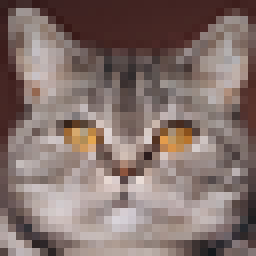
#> input picture cat32.png, 32 x 32 px (shown 8 times larger)
$ jupyter execute sparse_attention.ipynb
#> lines starting #> are read from the running program, lines starting #| are printed output that depends on the picture
[cell 1]
import matplotlib.pyplot as plt
import cv2
import matplotlib
import numpy as np
from PIL import Image

# matplotlib.rc("font",family='DejaVu Sans')

# Load the image
img = Image.open('cat32.png')
#> img is the input picture: PIL image 32x32 RGBA; mean R, G, B, A 131.7, 113.7, 109, 255

# Convert the image to numpy array
img_array = np.array(img)

# Create attention mask
attention_mask = np.zeros((32, 32))
attention_mask[:24, :] = 1
attention_mask[24, :20] = 1

# Define the attention masks
local_attention_mask = np.zeros((32, 32))
local_attention_mask[22:26, 18:22] = 1

row_attention_mask = np.zeros((32, 32))
row_attention_mask[24, :] = 1

column_attention_mask = np.zeros((32, 32))
column_attention_mask[:, 20] = 1

# Assuming img_array is a numpy array
# Convert the image to grayscale
img_gray = cv2.cvtColor(img_array, cv2.COLOR_BGR2GRAY)
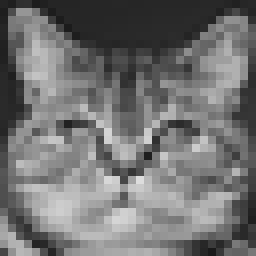
#> img_gray: shape (32, 32) (shown 8 times larger); min 26, max 221, mean 114.3

# Apply Canny edge detection
edges = cv2.Canny(img_gray, 460, 490)
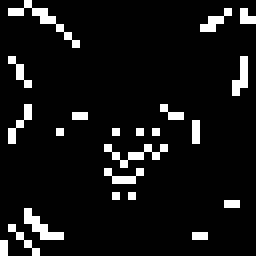
#> edges: shape (32, 32) (shown 8 times larger); 7.6% white in thin lines or dots
edges[edges>0] = 1
#> edges: shape (32, 32); values 0 (black) and 1 (white), 7.6% white in thin lines or dots
head_attention_mask = edges

# Define a function to overlay attention mask on the image
def overlay_attention_mask(img_array, attention, mask):
    # Create a 3D attention mask with the same size as the image
    attention_3d = np.zeros(img_array.shape)
    mask_3d = np.zeros(img_array.shape)
    for i in range(4):
        attention_3d[:, :, i] = attention
        if i < 3: mask_3d[:, :, i] = mask
        if i == 3: mask_3d[:, :, i] = 1
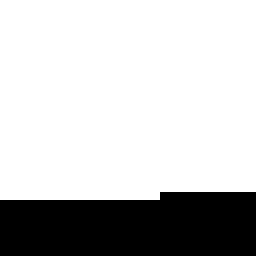
#> mask_3d: shape (32, 32, 4) float64 (shown 8 times larger); mean of channels 0, 1, 2, 3 0.77, 0.77, 0.77, 1; drawn as R, G, B

    # Overlay the attention mask on the image
    overlay = (img_array * (1 - attention_3d) + attention_3d * 255) * mask_3d
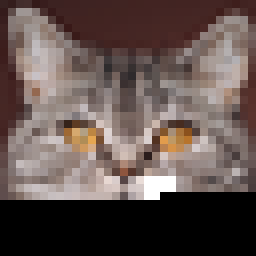
#> overlay: shape (32, 32, 4) float64 (shown 8 times larger); mean R, G, B, A 98.3, 83.5, 79.3, 255
    return overlay.astype(np.uint8)

# Overlay the attention masks on the image
local_overlay = overlay_attention_mask(img_array, local_attention_mask, attention_mask)
row_overlay = overlay_attention_mask(img_array, row_attention_mask, attention_mask)
#> in overlay_attention_mask (call 2), `overlay = (img_array * (1 - attention_3d) + attention_3d * 255) * mask..`:
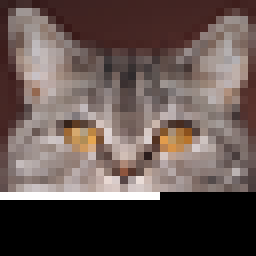
#> overlay: shape (32, 32, 4) float64 (shown 8 times larger); mean R, G, B, A 99.2, 84.5, 80.3, 255
column_overlay = overlay_attention_mask(img_array, column_attention_mask, attention_mask)
#> in overlay_attention_mask (call 3), `overlay = (img_array * (1 - attention_3d) + attention_3d * 255) * mask..`:
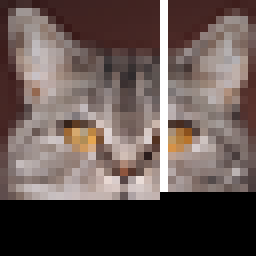
#> overlay: shape (32, 32, 4) float64 (shown 8 times larger); mean R, G, B, A 100.6, 86.2, 82.2, 255
head_overlay = overlay_attention_mask(img_array, head_attention_mask, attention_mask)
#> in overlay_attention_mask (call 4), `overlay = (img_array * (1 - attention_3d) + attention_3d * 255) * mask..`:
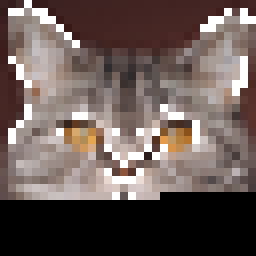
#> overlay: shape (32, 32, 4) float64 (shown 8 times larger); mean R, G, B, A 104.9, 91.1, 87.2, 255

# Plot the overlays
fig, ax = plt.subplots(2, 2, figsize=(10, 10))
ax[0, 0].imshow(local_overlay)
ax[0, 0].set_title('局部注意力', fontdict={'fontname': 'SimHei'})
ax[0, 1].imshow(row_overlay)
ax[0, 1].set_title('行注意力', fontdict={'fontname': 'SimHei'})
ax[1, 0].imshow(column_overlay)
ax[1, 0].set_title('列注意力', fontdict={'fontname': 'SimHei'})
ax[1, 1].imshow(head_overlay)
ax[1, 1].set_title('特殊注意力', fontdict={'fontname': 'SimHei'})

plt.savefig('sparse_attention.png', dpi=600, bbox_inches='tight')
